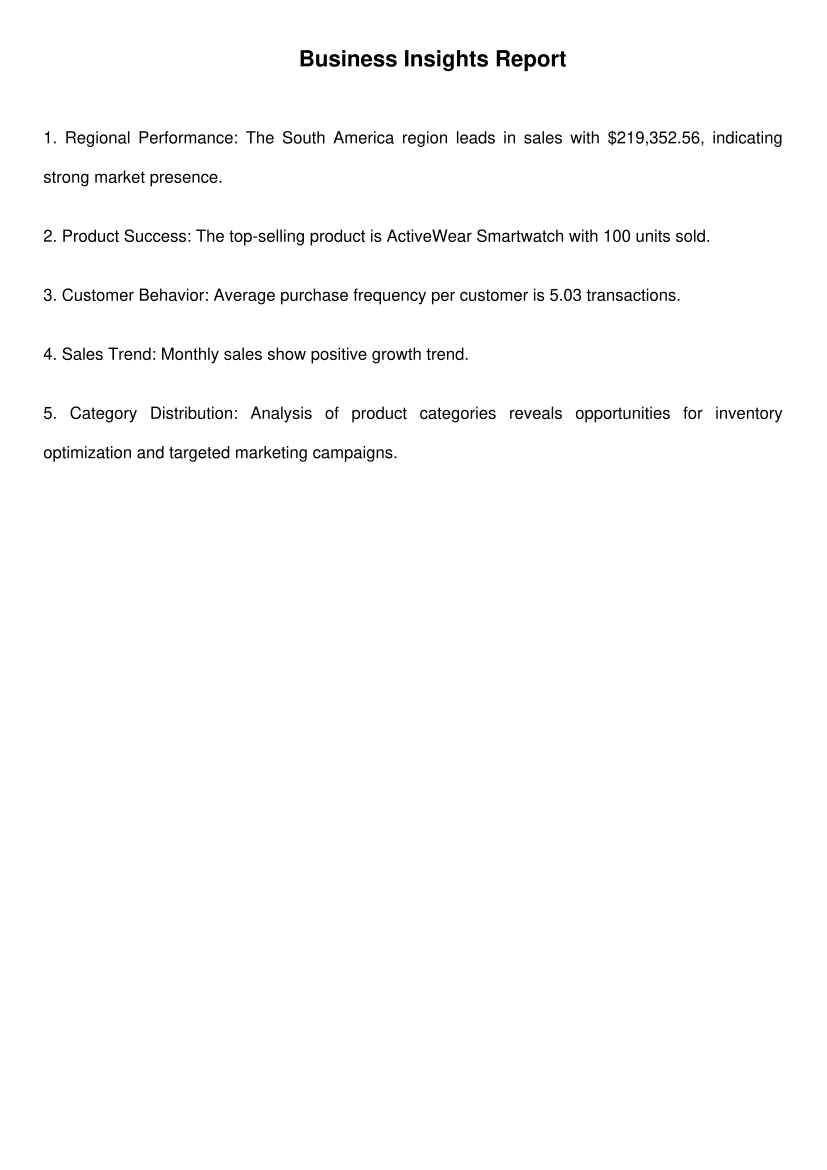

Generate this figure with Python:
import pandas as pd
import numpy as np
from datetime import datetime
import matplotlib.pyplot as plt
import seaborn as sns
from fpdf import FPDF

def preprocess_data():
    # Load the datasets
    customers_df = pd.read_csv('Customers.csv')
    products_df = pd.read_csv('Products.csv')
    transactions_df = pd.read_csv('Transactions.csv')
    
    # Convert date columns to datetime
    customers_df['SignupDate'] = pd.to_datetime(customers_df['SignupDate'])
    transactions_df['TransactionDate'] = pd.to_datetime(transactions_df['TransactionDate'])
    
    # Merge datasets for analysis
    merged_df = transactions_df.merge(customers_df, on='CustomerID')
    merged_df = merged_df.merge(products_df, on='ProductID')
    
    return merged_df

def perform_eda(merged_df):
    # 1. Basic statistics
    print("\nBasic Statistics:")
    print(merged_df.describe())
    
    # 2. Sales by Region
    region_sales = merged_df.groupby('Region')['TotalValue'].sum().sort_values(ascending=False)
    plt.figure(figsize=(10, 6))
    region_sales.plot(kind='bar')
    plt.title('Total Sales by Region')
    plt.tight_layout()
    plt.savefig('sales_by_region.png')
    plt.close()
    
    # 3. Top selling products
    top_products = merged_df.groupby('ProductName')['Quantity'].sum().sort_values(ascending=False).head(10)
    plt.figure(figsize=(12, 6))
    top_products.plot(kind='bar')
    plt.title('Top 10 Selling Products')
    plt.xticks(rotation=45)
    plt.tight_layout()
    plt.savefig('top_products.png')
    plt.close()
    
    # 4. Customer purchase frequency
    customer_frequency = merged_df.groupby('CustomerID').size().describe()
    print("\nCustomer Purchase Frequency:")
    print(customer_frequency)
    
    # 5. Sales trends over time
    monthly_sales = merged_df.groupby(merged_df['TransactionDate'].dt.to_period('M'))['TotalValue'].sum()
    plt.figure(figsize=(12, 6))
    monthly_sales.plot(kind='line')
    plt.title('Monthly Sales Trend')
    plt.tight_layout()
    plt.savefig('sales_trend.png')
    plt.close()
    
    return {
        'region_sales': region_sales,
        'top_products': top_products,
        'customer_frequency': customer_frequency,
        'monthly_sales': monthly_sales
    }

def generate_business_insights(eda_results):
    # Get the top region and its sales
    top_region = eda_results['region_sales'].index[0]
    top_region_sales = eda_results['region_sales'].values[0]
    
    # Get the top product and its quantity
    top_product = eda_results['top_products'].index[0]
    top_product_quantity = eda_results['top_products'].values[0]
    
    insights = [
        f"Regional Performance: The {top_region} region leads in sales with ${top_region_sales:,.2f}, indicating strong market presence.",
        f"Product Success: The top-selling product is {top_product} with {top_product_quantity:,.0f} units sold.",
        f"Customer Behavior: Average purchase frequency per customer is {eda_results['customer_frequency']['mean']:.2f} transactions.",
        f"Sales Trend: Monthly sales show {'positive' if eda_results['monthly_sales'].diff().mean() > 0 else 'negative'} growth trend.",
        "Category Distribution: Analysis of product categories reveals opportunities for inventory optimization and targeted marketing campaigns."
    ]
    
    return insights

if __name__ == "__main__":
    print("Loading and preprocessing data...")
    merged_df = preprocess_data()
    
    print("Performing exploratory data analysis...")
    eda_results = perform_eda(merged_df)
    
    print("Generating business insights...")
  

# Generate business insights
print("Generating business insights...")
insights = generate_business_insights(eda_results)

# Create a PDF document
print("Saving insights to PDF...")

pdf = FPDF()
pdf.set_auto_page_break(auto=True, margin=15)
pdf.add_page()

# Set title
pdf.set_font("Arial", size=16, style='B')
pdf.cell(200, 10, txt="Business Insights Report", ln=True, align='C')
pdf.ln(10)  # Line break

# Set font for content
pdf.set_font("Arial", size=12)

# Write insights to PDF
for i, insight in enumerate(insights, 1):
    pdf.multi_cell(0, 10, f"{i}. {insight}\n")
    pdf.ln(5)  # Add a little spacing between insights

# Save the PDF
pdf.output("Megavath_Venkatesh_EDA.pdf")

print("Insights have been saved to 'Megavath_Venkatesh_EDA.pdf'.")
